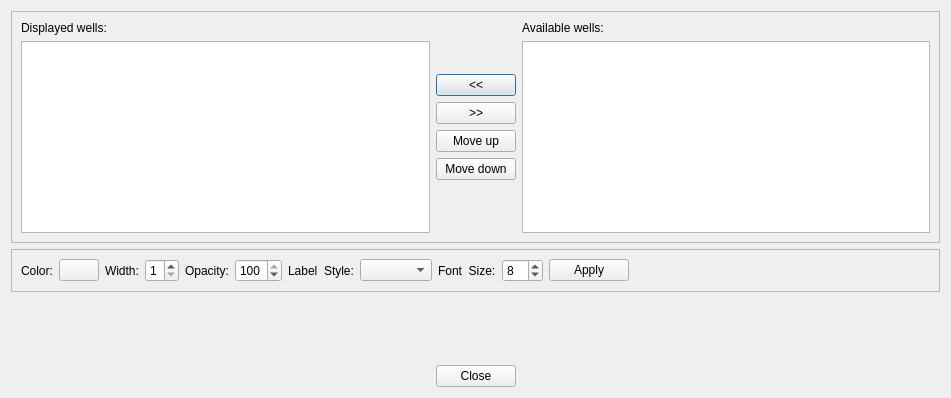
<?xml version="1.0" encoding="UTF-8"?>
<ui version="4.0">
 <class>sliceviewer::WellItemsDialog</class>
 <widget class="QDialog" name="sliceviewer::WellItemsDialog">
  <property name="geometry">
   <rect>
    <x>0</x>
    <y>0</y>
    <width>951</width>
    <height>398</height>
   </rect>
  </property>
  <property name="windowTitle">
   <string>Dialog</string>
  </property>
  <layout class="QVBoxLayout" name="verticalLayout_4">
   <item>
    <widget class="QFrame" name="frame">
     <property name="frameShape">
      <enum>QFrame::StyledPanel</enum>
     </property>
     <property name="frameShadow">
      <enum>QFrame::Raised</enum>
     </property>
     <layout class="QHBoxLayout" name="horizontalLayout_2">
      <item>
       <layout class="QVBoxLayout" name="verticalLayout_2">
        <item>
         <widget class="QLabel" name="label">
          <property name="text">
           <string>Displayed wells:</string>
          </property>
         </widget>
        </item>
        <item>
         <widget class="QListWidget" name="lwDisplayed">
          <property name="selectionMode">
           <enum>QAbstractItemView::ExtendedSelection</enum>
          </property>
          <property name="selectionBehavior">
           <enum>QAbstractItemView::SelectRows</enum>
          </property>
         </widget>
        </item>
       </layout>
      </item>
      <item>
       <layout class="QVBoxLayout" name="verticalLayout">
        <item>
         <spacer name="verticalSpacer_3">
          <property name="orientation">
           <enum>Qt::Vertical</enum>
          </property>
          <property name="sizeHint" stdset="0">
           <size>
            <width>20</width>
            <height>40</height>
           </size>
          </property>
         </spacer>
        </item>
        <item>
         <widget class="QPushButton" name="pbAdd">
          <property name="text">
           <string>&lt;&lt;</string>
          </property>
         </widget>
        </item>
        <item>
         <widget class="QPushButton" name="pbRemove">
          <property name="text">
           <string>&gt;&gt;</string>
          </property>
         </widget>
        </item>
        <item>
         <widget class="QPushButton" name="pbMoveUp">
          <property name="text">
           <string>Move up</string>
          </property>
         </widget>
        </item>
        <item>
         <widget class="QPushButton" name="pbMoveDown">
          <property name="text">
           <string>Move down</string>
          </property>
         </widget>
        </item>
        <item>
         <spacer name="verticalSpacer">
          <property name="orientation">
           <enum>Qt::Vertical</enum>
          </property>
          <property name="sizeHint" stdset="0">
           <size>
            <width>20</width>
            <height>40</height>
           </size>
          </property>
         </spacer>
        </item>
       </layout>
      </item>
      <item>
       <layout class="QVBoxLayout" name="verticalLayout_3">
        <item>
         <widget class="QLabel" name="label_3">
          <property name="text">
           <string>Available wells:</string>
          </property>
         </widget>
        </item>
        <item>
         <widget class="QListWidget" name="lwAvailable">
          <property name="selectionMode">
           <enum>QAbstractItemView::ExtendedSelection</enum>
          </property>
          <property name="selectionBehavior">
           <enum>QAbstractItemView::SelectRows</enum>
          </property>
         </widget>
        </item>
       </layout>
      </item>
     </layout>
    </widget>
   </item>
   <item>
    <widget class="QFrame" name="frame_2">
     <property name="frameShape">
      <enum>QFrame::StyledPanel</enum>
     </property>
     <property name="frameShadow">
      <enum>QFrame::Raised</enum>
     </property>
     <layout class="QHBoxLayout" name="horizontalLayout">
      <item>
       <widget class="QLabel" name="label_2">
        <property name="text">
         <string>Color:</string>
        </property>
       </widget>
      </item>
      <item>
       <widget class="ColorButton" name="cbColor">
        <property name="text">
         <string/>
        </property>
       </widget>
      </item>
      <item>
       <widget class="QLabel" name="label_4">
        <property name="text">
         <string>Width:</string>
        </property>
       </widget>
      </item>
      <item>
       <widget class="QSpinBox" name="sbWidth">
        <property name="minimum">
         <number>1</number>
        </property>
        <property name="maximum">
         <number>9</number>
        </property>
        <property name="value">
         <number>1</number>
        </property>
       </widget>
      </item>
      <item>
       <widget class="QLabel" name="label_5">
        <property name="text">
         <string>Opacity:</string>
        </property>
       </widget>
      </item>
      <item>
       <widget class="QSpinBox" name="sbOpacity">
        <property name="toolTip">
         <string>Opacity</string>
        </property>
        <property name="maximum">
         <number>100</number>
        </property>
        <property name="value">
         <number>100</number>
        </property>
       </widget>
      </item>
      <item>
       <widget class="QLabel" name="label_6">
        <property name="text">
         <string>Label  Style:</string>
        </property>
       </widget>
      </item>
      <item>
       <widget class="QComboBox" name="cbLabelStyle"/>
      </item>
      <item>
       <widget class="QLabel" name="label_7">
        <property name="text">
         <string>Font  Size:</string>
        </property>
       </widget>
      </item>
      <item>
       <widget class="QSpinBox" name="sbLabelFontSize">
        <property name="value">
         <number>8</number>
        </property>
       </widget>
      </item>
      <item>
       <widget class="QPushButton" name="pbApply">
        <property name="text">
         <string>Apply</string>
        </property>
       </widget>
      </item>
      <item>
       <spacer name="horizontalSpacer">
        <property name="orientation">
         <enum>Qt::Horizontal</enum>
        </property>
        <property name="sizeHint" stdset="0">
         <size>
          <width>206</width>
          <height>20</height>
         </size>
        </property>
       </spacer>
      </item>
     </layout>
    </widget>
   </item>
   <item>
    <spacer name="verticalSpacer_2">
     <property name="orientation">
      <enum>Qt::Vertical</enum>
     </property>
     <property name="sizeHint" stdset="0">
      <size>
       <width>20</width>
       <height>39</height>
      </size>
     </property>
    </spacer>
   </item>
   <item>
    <layout class="QHBoxLayout" name="horizontalLayout_3">
     <item>
      <spacer name="horizontalSpacer_2">
       <property name="orientation">
        <enum>Qt::Horizontal</enum>
       </property>
       <property name="sizeHint" stdset="0">
        <size>
         <width>40</width>
         <height>20</height>
        </size>
       </property>
      </spacer>
     </item>
     <item>
      <widget class="QPushButton" name="pbClose">
       <property name="text">
        <string>Close</string>
       </property>
      </widget>
     </item>
     <item>
      <spacer name="horizontalSpacer_3">
       <property name="orientation">
        <enum>Qt::Horizontal</enum>
       </property>
       <property name="sizeHint" stdset="0">
        <size>
         <width>40</width>
         <height>20</height>
        </size>
       </property>
      </spacer>
     </item>
    </layout>
   </item>
  </layout>
 </widget>
 <customwidgets>
  <customwidget>
   <class>ColorButton</class>
   <extends>QPushButton</extends>
   <header location="global">colorbutton.h</header>
  </customwidget>
 </customwidgets>
 <resources/>
 <connections>
  <connection>
   <sender>pbClose</sender>
   <signal>clicked()</signal>
   <receiver>sliceviewer::WellItemsDialog</receiver>
   <slot>accept()</slot>
   <hints>
    <hint type="sourcelabel">
     <x>317</x>
     <y>334</y>
    </hint>
    <hint type="destinationlabel">
     <x>317</x>
     <y>179</y>
    </hint>
   </hints>
  </connection>
 </connections>
</ui>
